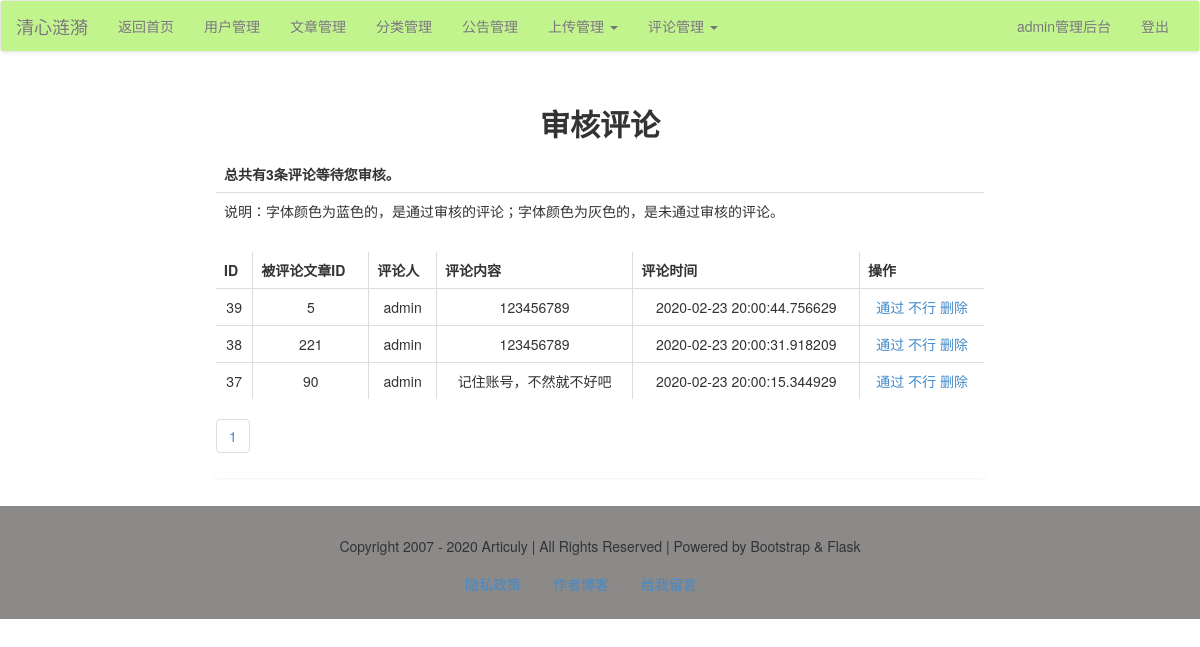
Page /admin/comment/audit/ (signed in) on the earlier database version.
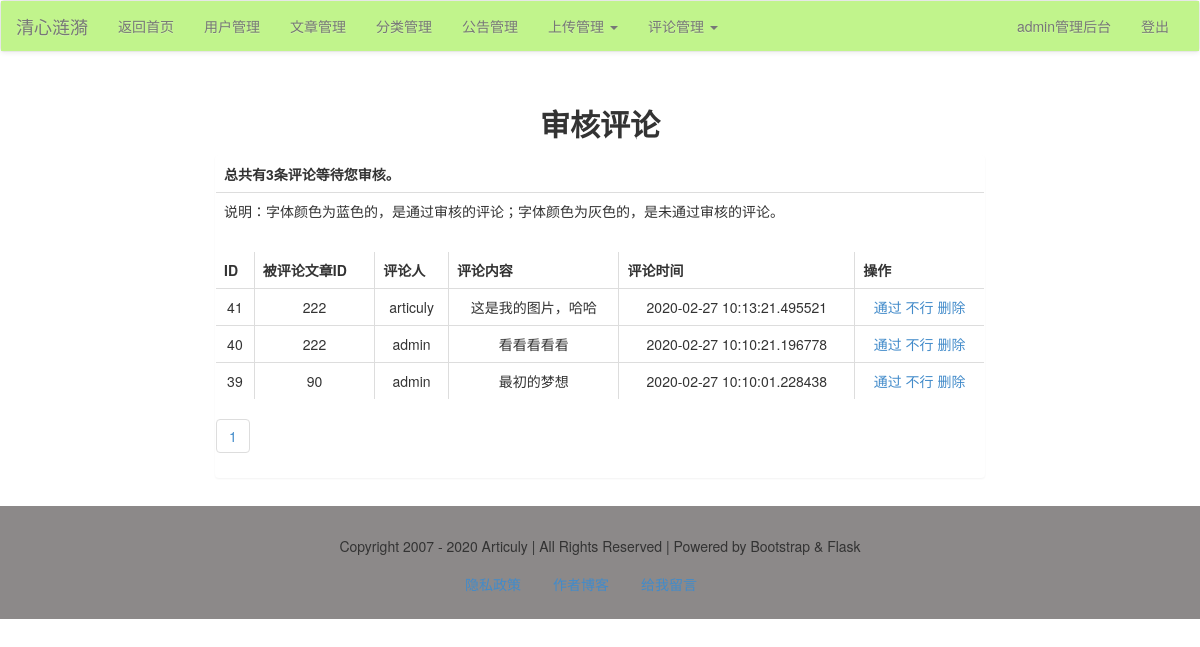
Same page on the later database version.
### models.py (models this page shows)
class Comment(db.Model):
    id = db.Column(db.Integer, primary_key=True)
    audited = db.Column(db.Integer)
    article_id = db.Column(db.Integer, db.ForeignKey('article.id'))
    author = db.Column(db.String, db.ForeignKey('user.username'))
    time = db.Column(db.DateTime, default=datetime.now)
    content = db.Column(db.String)

### admin/comment.py (the view)
@admin_app.route("/comment/audit/<int:page>", methods=['get', 'post'])
@admin_app.route("/comment/audit/", defaults={'page': 1}, methods=['get', 'post'])
def comment_audit(page):
    res = Comment.query.filter(Comment.audited == None).order_by(Comment.time.desc()).paginate(page, 30)
    not_audit = Comment.query.filter(Comment.audited == None).count()
    comments = res.items
    pageList = res.iter_pages()
    total = res.total
    pages = res.pages
    return render_template("admin/comment/comment_audit.html", comments=comments, pageList=pageList, total=total,
                           pages=pages, not_audit=not_audit)

### admin/admin_app.py (called while the page is built)
@admin_app.before_request
@login_required
def is_admin():
    print(session['user'])
    if session['user'] != 'admin':
        print('user is someone else.')
        return redirect(url_for('login'))

### app.py (called while the page is built)
@app.context_processor
def account():
    username = session.get('user')
    return {'username': username}

@app.context_processor
def getCateList():
    cates = Category.query.all()
    return {'cates': cates}

### libs.py (called while the page is built)
def login_required(func):
    @wraps(func)
    def decorator_nest(*args, **kwargs):
        if not 'user' in session:
            return redirect(url_for('login'))
        else:
            print(func)
            return func(*args, **kwargs)
    return decorator_nest

### templates/admin/comment/comment_audit.html (shortened to what this page needs)
{% extends "admin/admin_base.html" %}
{% block content %}
    <div class="container-fluid">
        <div class="row">
            <div class="main col-lg-8 col-lg-offset-2 col-md-10 col-md-offset-1 col-sm-12 col-xs-12">
                <h2 class="text-center"><b>审核评论</b></h2>
                <div class="panel">
                    <table class="table">
                        <tr>
                            <td><b>总共有{{ not_audit }}条评论等待您审核。</b></td>
                        </tr>
                        <tr>
                            <td>说明：字体颜色为蓝色的，是通过审核的评论；字体颜色为灰色的，是未通过审核的评论。</td>
                        </tr>
                    </table>
                    <table class="table table-bordered">
                        <tr>
                            <th>ID</th>
                            <th>被评论文章ID</th>
                            <th>评论人</th>
                            <th>评论内容</th>
                            <th>评论时间</th>
                            <th>操作</th>
                        </tr>
                        {% for comment in comments %}
                            <tr id="comment_{{ comment.id }}" class="text-center">
                                <td>{{ comment.id }}</td>
                                <td>{{ comment.article_id }}</td>
                                <td>{{ comment.author }}</td>
                                <td>{{ comment.content }}</td>
                                <td>{{ comment.time }}</td>
                                <td>
                                    <a href="javascript:audited({{ comment.id }})">通过</a>
                                    <a href="javascript:failed({{ comment.id }})">不行</a>
                                    <a href="javascript:delComment({{ comment.id }})">删除</a>
                                </td>
                            </tr>
                        {% endfor %}
                    </table>
                    <ul class="pagination">
                        {% for page in pageList %}
                            {% if page!=None %}
                                <li><a href="{{ url_for("admin_app.comment_list", page=page) }}">{{ page }}</a></li>
                            {% else %}
                                <li><a href="#">...</a></li>
                            {% endif %}
                        {% endfor %}
                    </ul>
                </div>
            </div>
        </div>
    </div>
{% endblock %}

Differences in the rows shown:
no longer on this page (row edited): Comment: id "38", article_id "221", author "admin", content "123456789", time "2020-02-23 20:00:31.918209"
no longer on this page (row edited): Comment: id "37", article_id "90", author "admin", content "记住账号，不然就不好吧", time "2020-02-23 20:00:15.344929"
added Comment: id "41", article_id "222", author "articuly", content "这是我的图片，哈哈", time "2020-02-27 10:13:21.495521"
added Comment: id "40", article_id "222", author "admin", content "看看看看看", time "2020-02-27 10:10:21.196778"
changed Comment id 39: article_id "5" → "90"; content "123456789" → "最初的梦想"; time "2020-02-23 20:00:44.756629" → "2020-02-27 10:10:01.228438"
